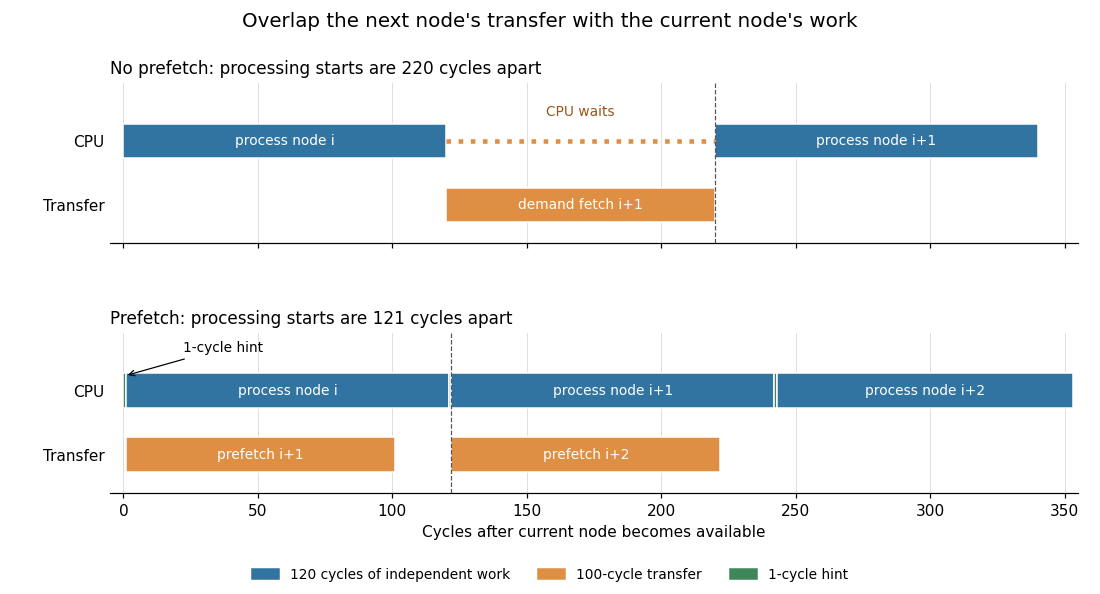

Reproduce this figure in Python.
"""Synthetic one-node-ahead prefetch schedule; output PNG in the current directory.

Tested with Python 3.14, Matplotlib 3.10.7 and NumPy 2.3.5, as documented
in the repository pyproject.toml. No machine-specific latency claim is made.
"""
from pathlib import Path

import matplotlib
matplotlib.use("Agg")
import matplotlib.pyplot as plt
from matplotlib.patches import Patch


def main():
    plt.rcParams.update({"font.family": "DejaVu Sans", "font.size": 10})
    fig, axes = plt.subplots(2, 1, figsize=(10, 5.4), sharex=True)
    fig.set_facecolor("white")
    colors = {"compute": "#3274a1", "transfer": "#df8f44", "hint": "#40865b"}

    def block(ax, start, duration, lane, kind, label):
        ax.broken_barh([(start, duration)], (lane - .27, .54),
                      facecolors=colors[kind], edgecolors="white", linewidth=1)
        if label:
            ax.text(start + duration / 2, lane, label, ha="center", va="center",
                    color="white", fontsize=9)

    ax = axes[0]
    block(ax, 0, 120, 1, "compute", "process node i")
    block(ax, 120, 100, 0, "transfer", "demand fetch i+1")
    block(ax, 220, 120, 1, "compute", "process node i+1")
    ax.plot([120, 220], [1, 1], color=colors["transfer"], linestyle=":", linewidth=3)
    ax.text(170, 1.38, "CPU waits", ha="center", fontsize=9, color="#985516")
    ax.axvline(220, color="#555555", linestyle="--", linewidth=.8)
    ax.set_title("No prefetch: processing starts are 220 cycles apart", loc="left", fontsize=11)

    ax = axes[1]
    block(ax, 0, 1, 1, "hint", "")
    block(ax, 1, 120, 1, "compute", "process node i")
    block(ax, 1, 100, 0, "transfer", "prefetch i+1")
    block(ax, 121, 1, 1, "hint", "")
    block(ax, 122, 120, 1, "compute", "process node i+1")
    block(ax, 122, 100, 0, "transfer", "prefetch i+2")
    block(ax, 242, 1, 1, "hint", "")
    block(ax, 243, 110, 1, "compute", "process node i+2")
    ax.annotate("1-cycle hint", xy=(.5, 1.23), xytext=(37, 1.6),
                ha="center", fontsize=9, arrowprops={"arrowstyle": "->", "lw": .8})
    ax.axvline(122, color="#555555", linestyle="--", linewidth=.8)
    ax.set_title("Prefetch: processing starts are 121 cycles apart", loc="left", fontsize=11)
    ax.set_xlabel("Cycles after current node becomes available")

    for ax in axes:
        ax.set_facecolor("white")
        ax.set_yticks([0, 1], ["Transfer", "CPU"])
        ax.set_ylim(-.6, 1.9)
        ax.set_xlim(-5, 355)
        ax.grid(axis="x", color="#dddddd", linewidth=.6)
        ax.set_axisbelow(True)
        ax.spines[["top", "right", "left"]].set_visible(False)
        ax.tick_params(axis="y", length=0)
    fig.suptitle("Overlap the next node's transfer with the current node's work", fontsize=13)
    fig.legend(handles=[Patch(color=colors["compute"], label="120 cycles of independent work"),
                        Patch(color=colors["transfer"], label="100-cycle transfer"),
                        Patch(color=colors["hint"], label="1-cycle hint")],
               loc="lower center", ncol=3, frameon=False, fontsize=9)
    fig.subplots_adjust(left=.10, right=.98, top=.86, bottom=.17, hspace=.56)
    fig.savefig(Path.cwd() / "architecture-2015-prefetch-overlap.png", dpi=110,
                facecolor="white", transparent=False,
                metadata={"Software": "Matplotlib"})
    plt.close(fig)


if __name__ == "__main__":
    main()
